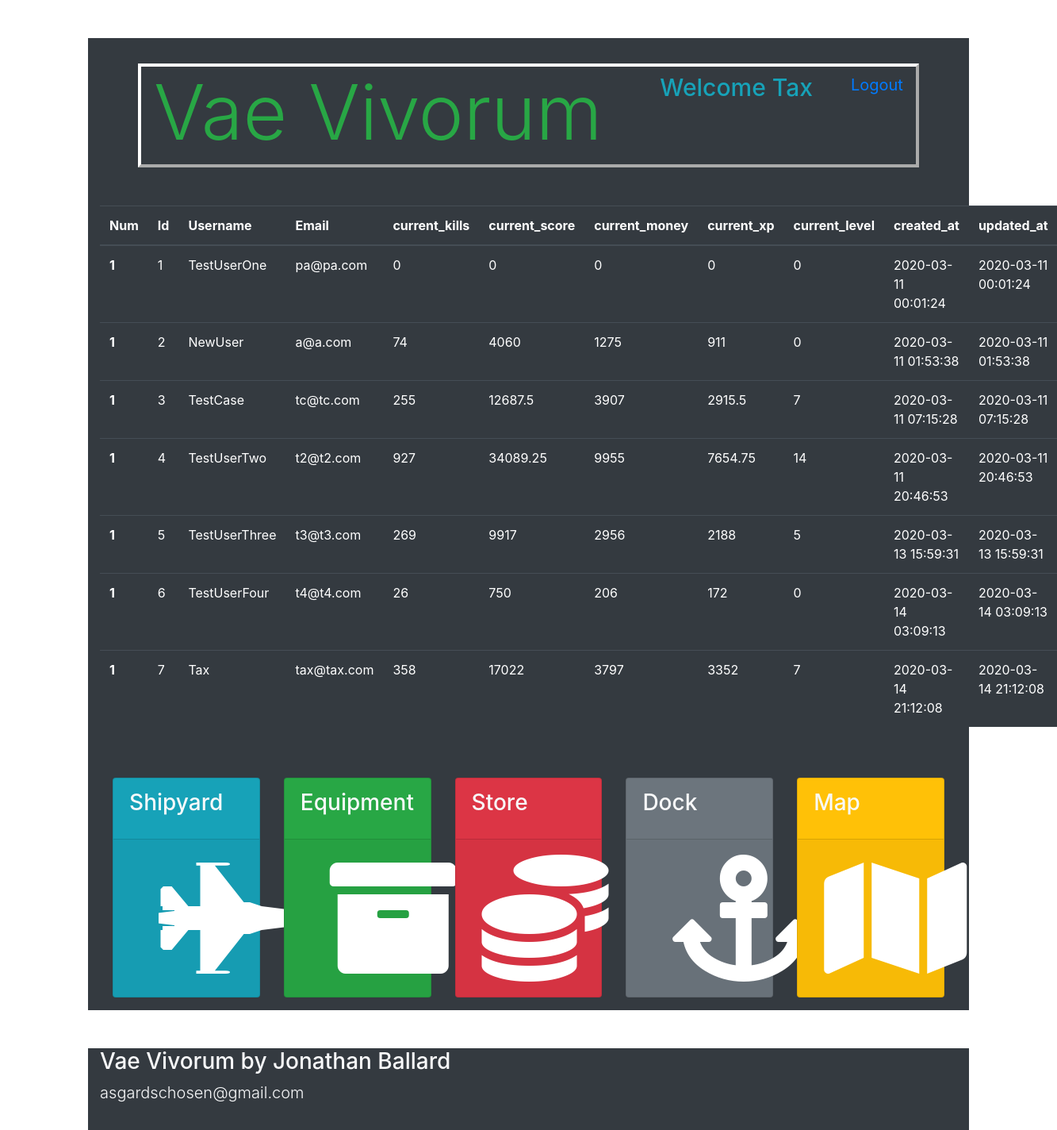
/admin (signed in), run on an earlier commit of the app's database.
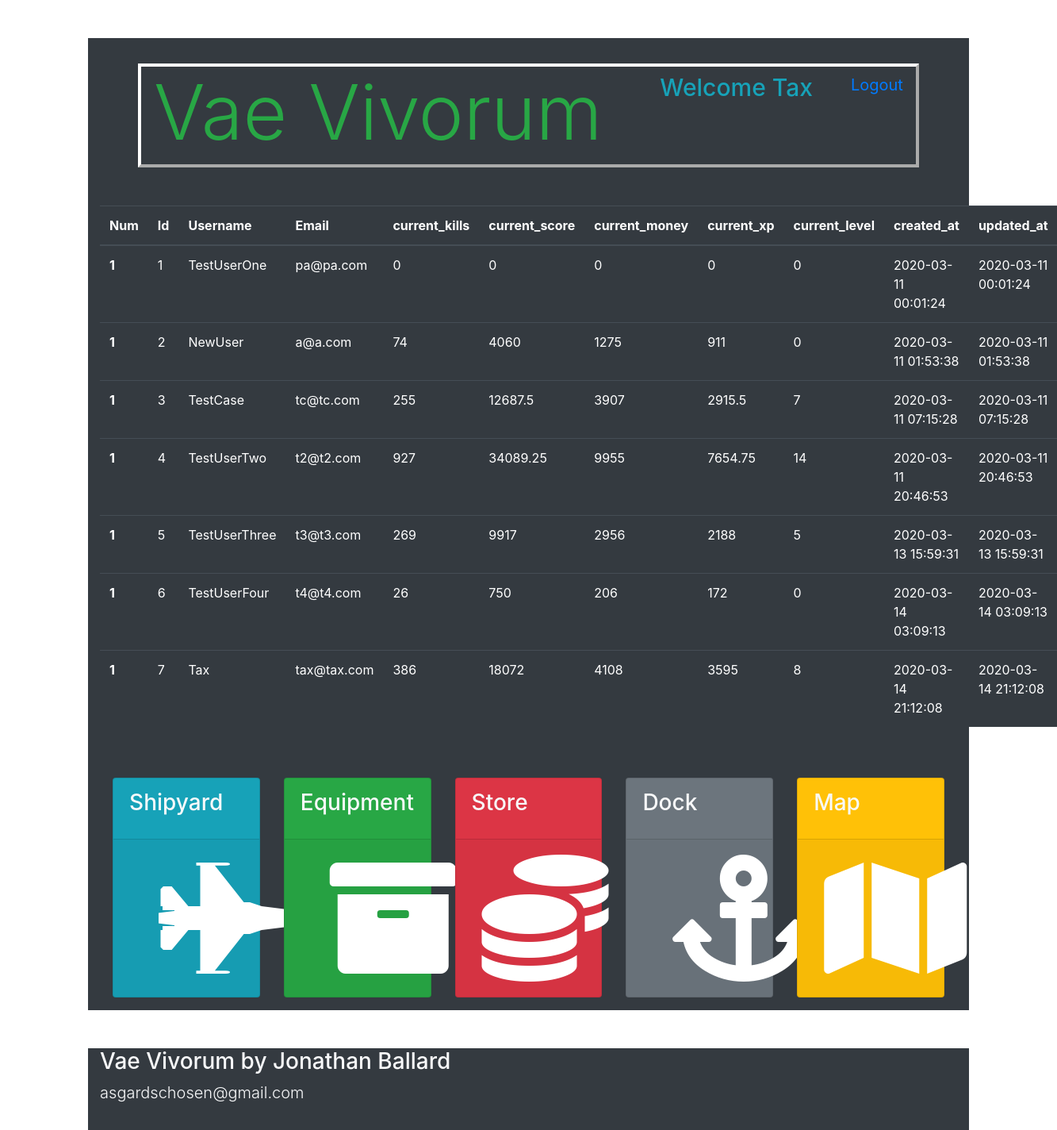
And on a later commit of the database.
### models.py (models this page shows)
class Users(db.Model):
    __tablename__ = "Users"
    id = db.Column(db.Integer, primary_key=True)
    username = db.Column(db.String(255))
    email = db.Column(db.String(255))
    password = db.Column(db.String(255))
    created_at = db.Column(db.DateTime)
    updated_at = db.Column(db.DateTime)
    current_kills = db.Column(db.Integer, default=0)
    current_score = db.Column(db.Integer, default=0)
    current_money = db.Column(db.Integer, default=0)
    current_xp = db.Column(db.Integer, default=0)
    current_level = db.Column(db.Integer, default=0)
    active_ship = db.Column(db.Integer, default=0)
    abilityPointsEarned = db.Column(db.Integer, default=0)
    abilityPointsSpent = db.Column(db.Integer, default = 0)
    passive1 = db.Column(db.Integer, default=0)
    passive2 = db.Column(db.Integer, default=0)
    passive3 = db.Column(db.Integer, default=0)
    passive4 = db.Column(db.Integer, default=0)
    passive5 = db.Column(db.Integer, default=0)
    passive6 = db.Column(db.Integer, default=0)
    passive7 = db.Column(db.Integer, default=0)
    passive8 = db.Column(db.Integer, default=0)
    passive9 = db.Column(db.Integer, default=0)
    passive10 = db.Column(db.Integer, default=0)
    passive11 = db.Column(db.Integer, default=0)
    passive12 = db.Column(db.Integer, default=0)
    passive13 = db.Column(db.Integer, default=0)
    passive14 = db.Column(db.Integer, default=0)
    passive15 = db.Column(db.Integer, default=0)
    passive16 = db.Column(db.Integer, default=0)
    passive17 = db.Column(db.Integer, default=0)
    passive18 = db.Column(db.Integer, default=0)
    passive19 = db.Column(db.Integer, default=0)
    passive20 = db.Column(db.Integer, default=0)
    character_active_ability_id = db.Column(db.Integer, db.ForeignKey("Active_Abilities.id", ondelete="cascade"))
    passive_abilities_this_user_has = db.relationship('User_Character', backref="characters_that_have_this_passive")

### app.py (the view)
@app.route('/admin')
def admin():
    thisUser = Users.query.get(session['id'])
    allUsers = Users.query.all()
    allMaps = Map.query.all()
    if session['id'] != 1 and thisUser.username != "Tax":
        return redirect('/')
    else:
        return render_template('admin.html', thisUser = thisUser, allUsers = allUsers, allMaps = allMaps )

### templates/admin.html (shortened to what the changed rows need)
<!DOCTYPE html>
<html lang="en">
<head>
    <link rel="stylesheet" href="https://stackpath.bootstrapcdn.com/bootstrap/4.4.1/css/bootstrap.min.css">
    <link rel="stylesheet" href="https://cdnjs.cloudflare.com/ajax/libs/font-awesome/5.11.2/css/all.css" />
    <link rel="stylesheet" type="text/css" href="{{ url_for('static', filename='css/style.css') }}">
</head>
<body>
    <div class="container bg-dark mt-5 text-warning pt-3 col-xl-10">
        <div id="topbar" class="d-flex flex-row mb-5 mx-5 mt-3 vaeBorder">
            <h1 class="display-1 d-inline-flex text-success ml-3">Vae Vivorum</h1>
            <h4 class="ml-auto d-inline-flex mt-2 text-info welcomeText" >Welcome {{ thisUser.username }}</h4>
            <a class="ml-5 d-inline-flex mt-2 mr-3 logoutLink" href="/logout">Logout</a>
        </div>
        <table class="table table-dark">
            <thead>
              <tr>
                <th scope="col">Num</th>
                <th scope="col">Id</th>
                <th scope="col">Username</th>
                <th scope="col">Email</th>
                <th scope="col">current_kills</th>
                <th scope="col">current_score</th>
                <th scope="col">current_money</th>
                <th scope="col">current_xp</th>
                <th scope="col">current_level</th>
                <th scope="col">created_at</th>
                <th scope="col">updated_at</th>
              </tr>
            </thead>
            <tbody>
                {% for user in allUsers %}
                <tr>
                    <th scope="row">1</th>
                    <td>{{ user.id }}</td>
                    <td>{{ user.username }}</td>
                    <td>{{ user.email }}</td>
                    <td>{{ user.current_kills }}</td>
                    <td>{{ user.current_score }}</td>
                    <td>{{ user.current_money }}</td>
                    <td>{{ user.current_xp }}</td>
                    <td>{{ user.current_level }}</td>
                    <td>{{ user.created_at }}</td>
                    <td>{{ user.updated_at }}</td>
                </tr>
                {% endfor %}
            </tbody>
          </table>
    </div>
</body>
</html>

What changed in the data, as far as the page shows it:
changed Users "Tax": current_kills "358" → "386"; current_score "17022" → "18072"; current_money "3797" → "4108"; current_xp "3352" → "3595"; current_level "7" → "8"
